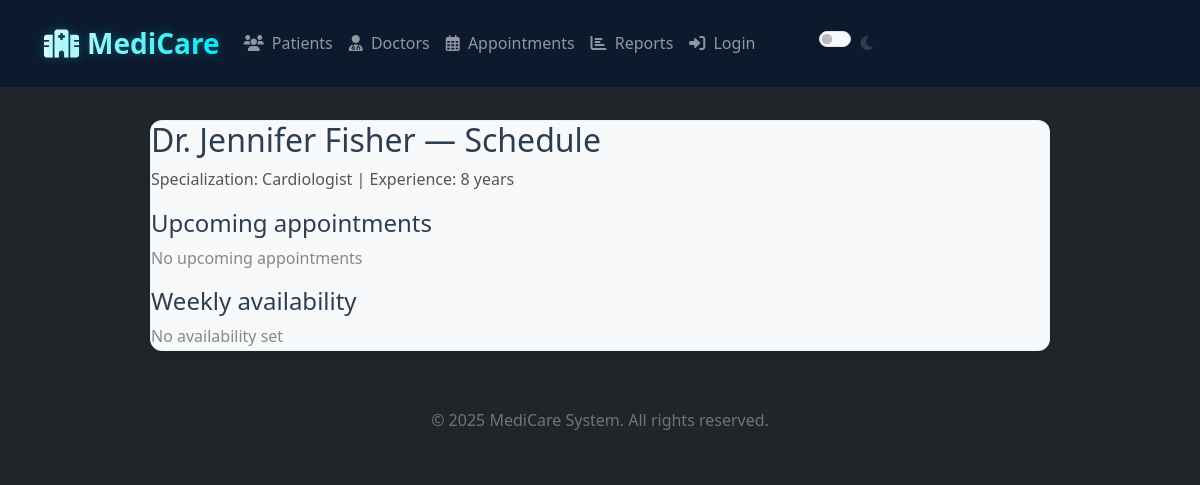
Page /doctors/6/schedule/ on the committed database.
### records/models.py (models this page shows, shortened)
class Doctor(models.Model):
    user = models.OneToOneField(User, on_delete=models.CASCADE, null=True, blank=True)
    name = models.CharField(max_length=100)
    specialization = models.CharField(max_length=100)
    experience_years = models.PositiveIntegerField(default=0)
    bio = models.TextField(blank=True)
    department = models.ForeignKey(Department, on_delete=models.SET_NULL, null=True, blank=True)

### records/views.py (the view)
# urls.py: path('doctors/<int:pk>/schedule/', views.doctor_schedule, name='doctor_schedule'),
def doctor_schedule(request, pk):
    try:
        doctor = get_object_or_404(Doctor, pk=pk)
        today = timezone.now().date()
        end_date = today + timedelta(days=7)
        time_slots = TimeSlot.objects.filter(
            doctor=doctor,
            start__date__range=[today, end_date],
            available=True,
            start__gt=timezone.now()  # Only show future time slots
        ).order_by('start')
        context = {
            'doctor': doctor,
            'time_slots': time_slots,
            'today': today,
            'end_date': end_date
        }
        return render(request, 'records/doctor_schedule.html', context)
    except Exception as e:
        messages.error(request, f"An error occurred while loading the schedule: {str(e)}")
        return redirect('doctor_list')

### records/templates/records/doctor_schedule.html (shortened to what this page needs)
{% extends "records/base.html" %}
{% block content %}
<div style="max-width:900px;margin:2rem auto;">
    <div class="card">
        <h2 style="margin-top:0;">{{ doctor.name }} — Schedule</h2>
        <div style="margin-bottom:1rem;color:#555">Specialization: {{ doctor.specialization }} | Experience: {{ doctor.experience_years }} years</div>
        <h4>Upcoming appointments</h4>
        {% for a in upcoming %}
            <div style="padding:0.6rem 0;border-bottom:1px solid #f0f4f8;">{{ a.date }} — {{ a.patient.name }} — {{ a.status }}</div>
        {% empty %}
            <div style="color:#888">No upcoming appointments</div>
        {% endfor %}
        <h4 style="margin-top:1rem">Weekly availability</h4>
        {% for av in availabilities %}
            <div style="padding:0.45rem 0;border-bottom:1px solid #f0f4f8;">{{ av.get_day_of_week_display }} — {{ av.start_time }} to {{ av.end_time }}</div>
        {% empty %}
            <div style="color:#888">No availability set</div>
        {% endfor %}
    </div>
</div>
{% endblock %}

### records/templates/records/base.html (style rules this page uses)
:root { --neon-primary: #03e9f4; --neon-secondary: #0088ff; --dark-bg: #0a192f; --card-bg: rgba(17, 34, 64, 0.5); --text-color: #e6f1ff; --text-muted: #a8b2d1; --border-color: rgba(3, 233, 244, 0.1); --light-primary: #28a745; --light-secondary: #fd7e14; --light-bg: #f8f9fa; --light-card-bg: #ffffff; --light-text: #2c3e50; --light-muted: #6c757d; --light-border: #dee2e6; }
[data-bs-theme="light"] { --bs-primary: var(--light-primary); --bs-secondary: var(--light-secondary); --bs-body-bg: var(--light-bg); --bs-body-color: var(--light-text); --bs-secondary-color: var(--light-muted); --bs-border-color: var(--light-border); --bs-card-bg: var(--light-card-bg); --bs-link-color: var(--light-primary); --bs-link-hover-color: #1e7e34; --bs-nav-link-hover-color: #1e7e34; --bs-nav-pills-link-active-bg: var(--light-primary); --bs-nav-pills-link-active-color: #fff; }
body { transition: all 0.3s ease-in-out; min-height: 100vh; background: var(--bs-body-bg); color: var(--bs-body-color); font-family: 'Segoe UI', 'Roboto', sans-serif; line-height: 1.6; margin: 0; display: flex; flex-direction: column; }
.card { background: var(--bs-card-bg); border: 1px solid var(--border-color); border-radius: 12px; margin: 1rem 0; box-shadow: 0 4px 6px rgba(0, 0, 0, 0.1); transition: all 0.3s ease; color: var(--bs-body-color); }

### rows in the picture
Doctor: name "Dr. Jennifer Fisher", specialization "Cardiologist", experience_years "8"
